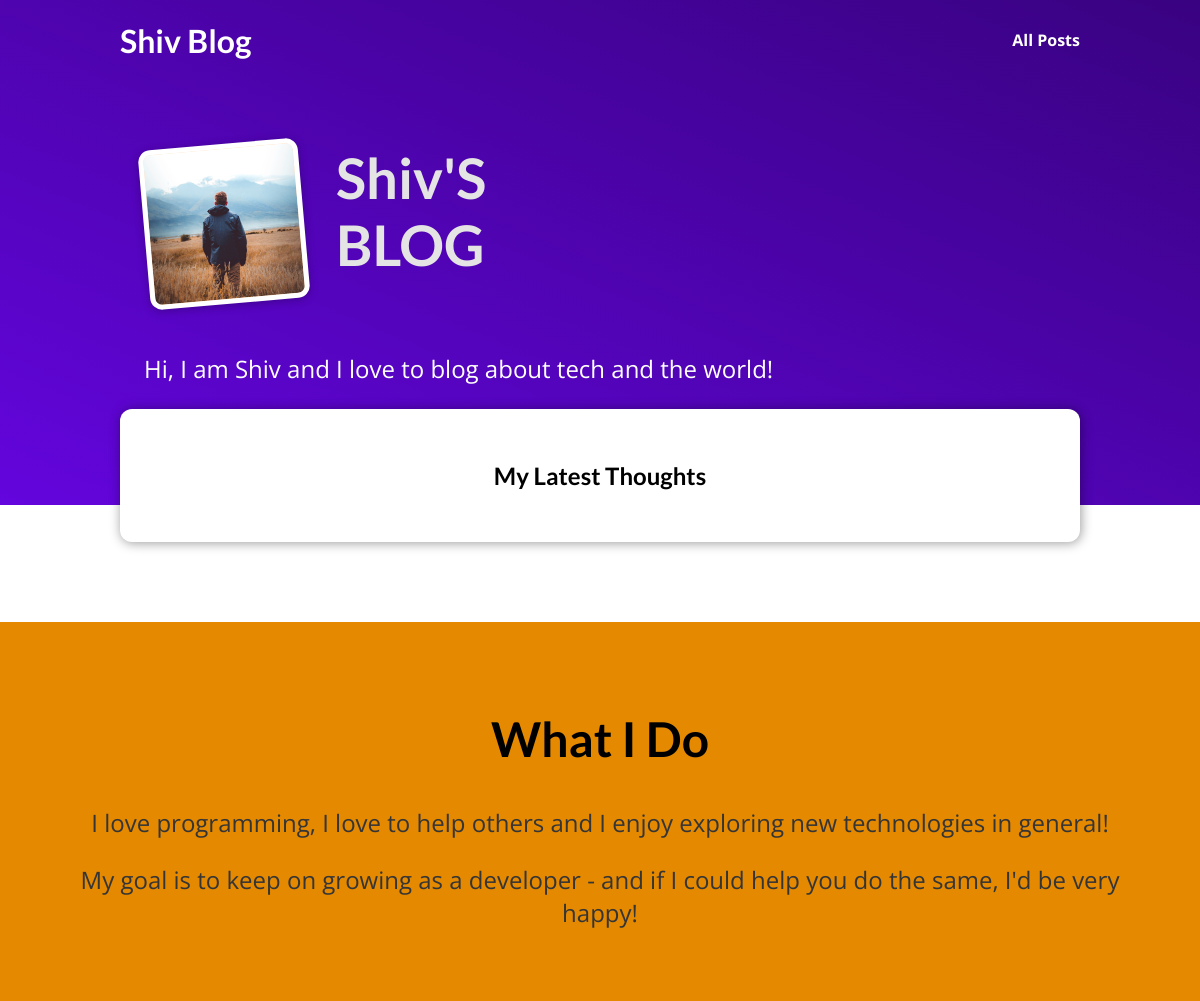
The app's page /, older data.
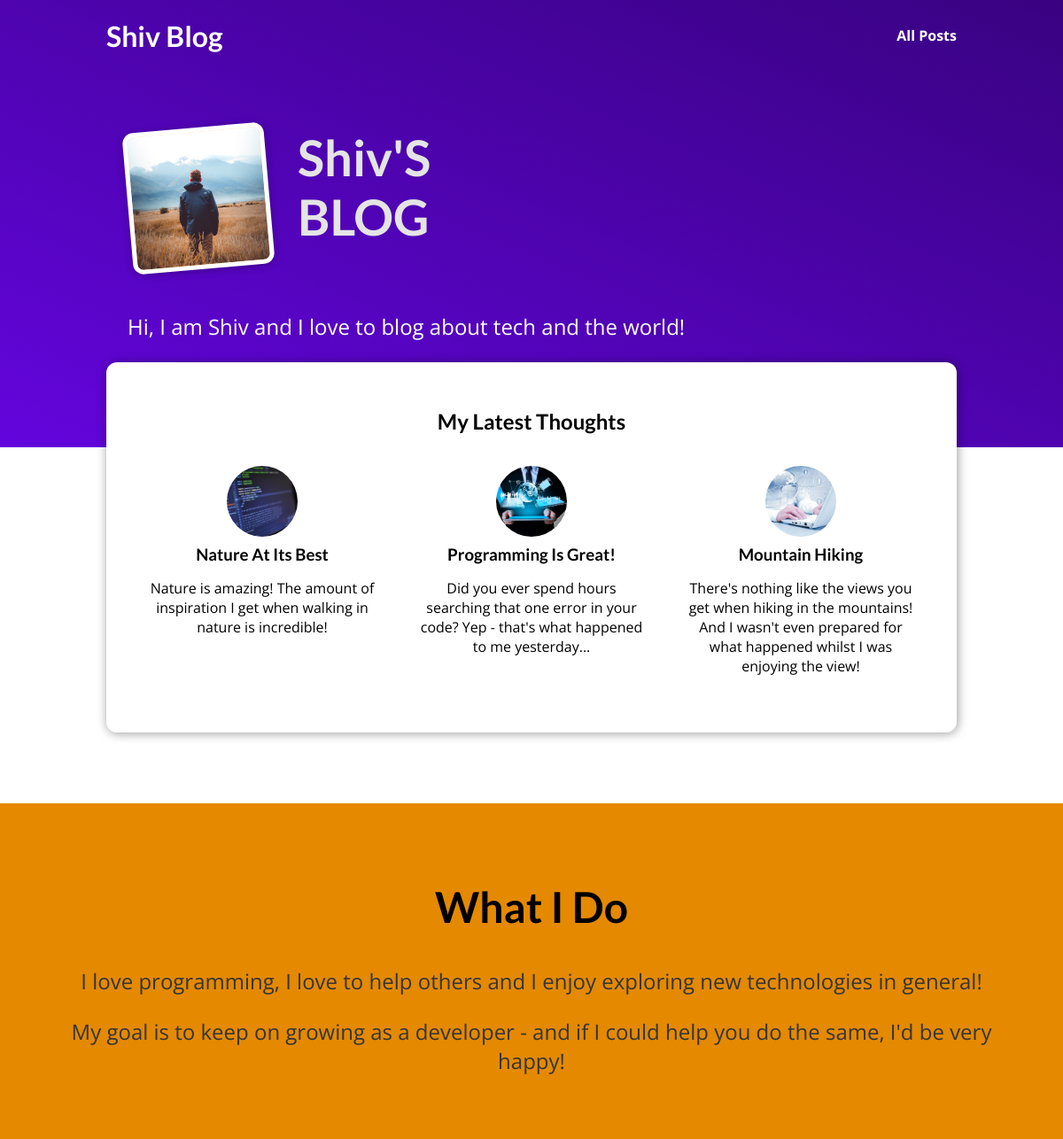
The same page, newer data.
### blog/models.py (models this page shows)
class Post(models.Model):
    title = models.CharField(max_length=100)
    excerpt = models.CharField(max_length=200)
    image_name = models.CharField(max_length=50)
    date = models.DateTimeField(auto_now_add=True)
    slug = models.SlugField(unique = True)
    content = models.TextField(validators= [MinLengthValidator(0)])
    author = models.ForeignKey(Author, null= True, on_delete=models.SET_NULL, related_name='Post')
    tags = models.ManyToManyField(Tag)

### blog/views.py (the view)
# urls.py: path('', views.home, name='home'),
def home(request):
    latest_post = Post.objects.all().order_by("-date")[:3]
    return render(request, 'blog/index.html', { 'post': latest_post })

### blog/templates/blog/index.html (shortened to what this page needs)
{% extends 'base.html' %}
{% load static %}
{% block css_file %}
    <link rel="stylesheet" href="{% static 'blog/post.css' %}">
    <link rel="stylesheet" href="{% static 'blog/index.css' %}">
{% endblock css_file %}
{% block content %}
<section id="welcome">
  <header>
    <img src="{% static 'blog/images/man.jpeg' %}" alt="shiv - The Author Of This Blog" />
    <h2>Shiv'S BLOG</h2>
  </header>
  <p>Hi, I am Shiv and I love to blog about tech and the world!</p>
</section>
<section id="latest-posts">
  <h2>My Latest Thoughts</h2>
  <ul>
    {% for post in post %}
      {% include "blog/includes/post.html" %}
    {% endfor %}
  </ul>
</section>
<section id="about">
  <h2>What I Do</h2>
  <p>
    I love programming, I love to help others and I enjoy exploring new
    technologies in general!
  </p>
  <p>
    My goal is to keep on growing as a developer - and if I could help you do
    the same, I'd be very happy!
  </p>
</section>
{% endblock content %}

### templates/base.html (shortened to what this page needs)
{% load static %}
<!DOCTYPE html>
<html lang="en">
<head>
    <link rel="stylesheet" href="{% static "app.css" %}">
    {% block css_file %}
    {% endblock css_file %}
</head>
<body>
  <header id="main-navigation">
    <h1><a href="{% url 'home' %}">Shiv Blog</a></h1>
    <nav>
      <a href="{% url 'blogs' %}">All Posts</a>
    </nav>
  </header>
  <section id="all_post_sec">
  {% block content %}
  {% endblock content %}
  </section>
</body>
</html>

### blog/templates/blog/includes/post.html (shortened to what this page needs)
{% load static %}
<li>
    <article class="post">
      <a href="{% url "blog_details" post.slug %}">
        <img src="{% static 'blog/images/'|add:post.image_name %}" alt={{ postauthor | title }} />
        <div class="post__content">
          <h3>{{ post.title | title}}</h3>
          <p>
              {{ post.excerpt }}
          </p>
        </div>
      </a>
    </article>
</li>

### static/app.css (style rules this page uses)
* { box-sizing: border-box; }
html { font-family: 'Open Sans', 'Lato', sans-serif; }
body { margin: 0; }
h1, h2, h3 { font-family: 'Lato', sans-serif; font-weight: bold; }
#main-navigation { width: 100%; height: 5rem; display: flex; justify-content: space-between; align-items: center; padding: 0 10%; position: absolute; top: 0; left: 0; }
#main-navigation a { text-decoration: none; color: white; font-weight: bold; }

### blog/static/blog/post.css (style rules this page uses)
.post { display: flex; flex-direction: column; align-items: center; text-align: center; }
.post a { text-decoration: none; color: black; transition: all 0.2s ease; padding: 1rem; }
.post img { width: 5rem; height: 5rem; object-fit: cover; border-radius: 50%; }
.post h3 { margin: 0.25rem 0; }

### blog/static/blog/index.css (style rules this page uses)
#welcome { background: linear-gradient(to right top, #6305dd, #390281); padding: 6rem 12%; }
#welcome header { display: flex; align-items: flex-start; margin: 3rem auto; }
#welcome img { width: 10rem; height: 10rem; object-fit: cover; object-position: top; border: 5px solid white; border-radius: 12px; background-color: #ffe1bf; transform: rotateZ(-5deg); box-shadow: 0 2px 8px rgba(0, 0, 0, 0.25); }
#welcome h2 { font-size: 3.5rem; margin: 0 0 0 2rem; color: #e4e4e4; width: 10rem; }
#welcome p { color: white; font-size: 1.5rem; }
#latest-posts { background-color: white; padding: 2rem; border-radius: 12px; width: 60rem; margin: -6rem auto 2rem auto; box-shadow: 1px 1px 12px rgba(0, 0, 0, 0.4); }
#latest-posts h2 { text-align: center; }
#latest-posts ul { list-style: none; margin: 0; padding: 0; display: flex; gap: 1rem; }
#latest-posts li { flex: 1; }
#about { text-align: center; padding: 3rem; background-color: #e48900; margin-top: 5rem; }
#about h2 { font-size: 3rem; }
#about p { font-size: 1.5rem; color: #353535; }

Row changes from the older to the newer data that the page shows:
added Post: image_name (picture), title "Nature At Its Best", excerpt "Nature is amazing! The amount of inspiration I get when walking in nature is incredible!"
added Post: image_name (picture), title "Programming Is Great!", excerpt "Did you ever spend hours searching that one error in your code? Yep - that's what happened to me yesterday..."
added Post: image_name (picture), title "Mountain Hiking", excerpt "There's nothing like the views you get when hiking in the mountains! And I wasn't even prepared for what happened whilst I was enjoying the view!"
